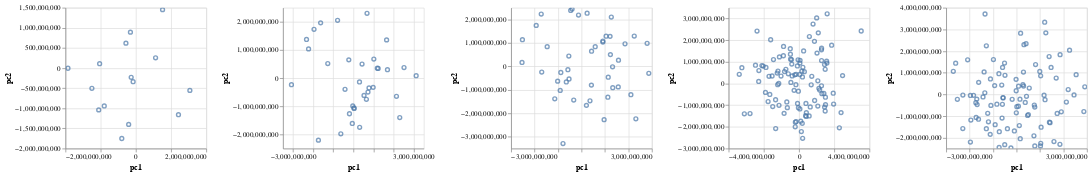

This figure's notebook cell:
### Code cell
import altair as alt

plots = []

for label in np.unique(y):
    pcs = pd.DataFrame({'pc1': tf[y == label, 0], 'pc2': tf[y == label, 1]})
    plot = alt.Chart(pcs).mark_point().encode(x='pc1', y='pc2').properties(width=200, height=200).interactive() 
    plots.append(plot)

alt.hconcat(*plots)
